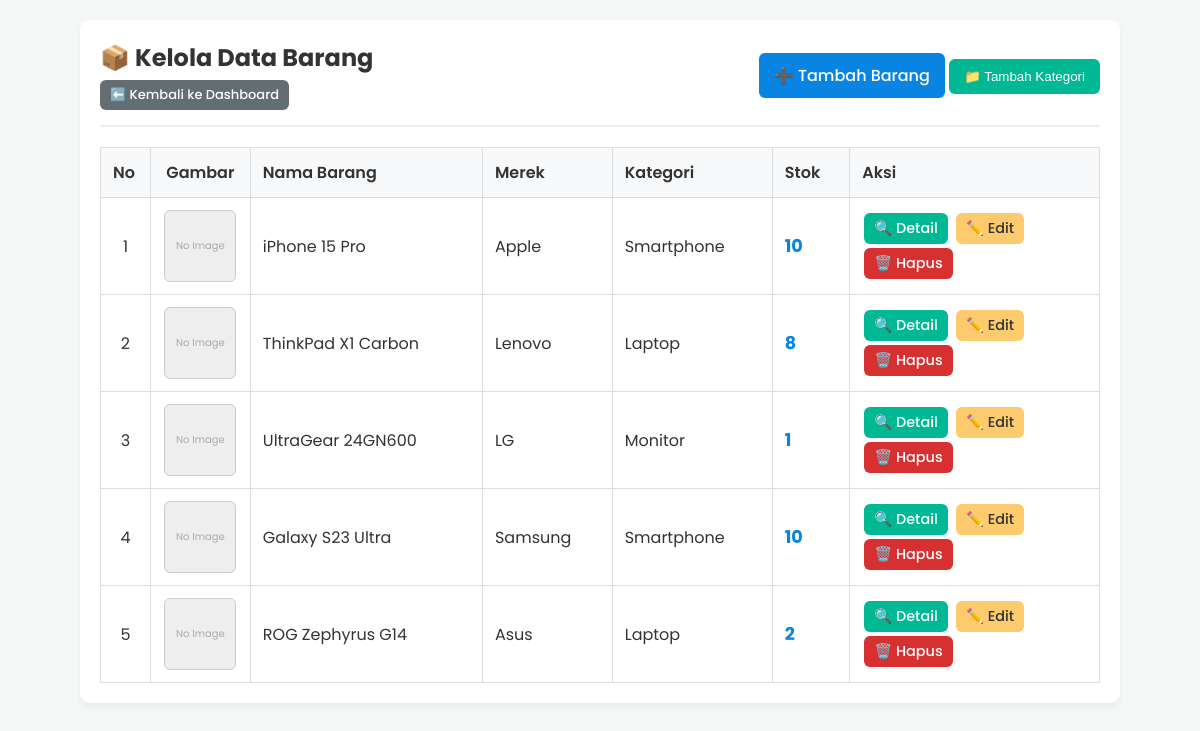
Page /barang.php (signed in) on the committed database.
### tables this page shows
CREATE TABLE `barang` (
  `id_barang` int NOT NULL,
  `nama_barang` varchar(150) NOT NULL,
  `merek` varchar(100) DEFAULT NULL,
  `spesifikasi` text,
  `id_kategori` int NOT NULL,
  `stok` int DEFAULT '0',
  `gambar` varchar(255) DEFAULT NULL
);

CREATE TABLE `kategori` (
  `id_kategori` int NOT NULL,
  `nama_kategori` varchar(100) NOT NULL
);

### barang.php (the view, shortened to what this page needs)
<?php
include 'koneksi.php';
$aksi = isset($_GET['aksi']) ? $_GET['aksi'] : '';
?>
<!DOCTYPE html>
<html lang="id">
<head>
</head>
<body>
<div class="container">
    <?php if ($aksi == 'tambah') { ?>
        <div class="header">
            <h2>➕ Tambah Barang Baru</h2>
            <a href="barang.php" class="btn btn-secondary">🔙 Kembali</a>
        </div>
        <form action="" method="POST" enctype="multipart/form-data">
            <div class="form-group">
                <label>Nama Barang</label>
                <input type="text" name="nama_barang" class="form-control" required>
            </div>
            <div class="form-group">
                <label>Merek</label>
                <input type="text" name="merek" class="form-control" required>
            </div>
            <div class="form-group">
                <label>Kategori</label>
                <select name="id_kategori" class="form-control" required>
                    <option value="">-- Pilih Kategori --</option>
                    <?php
                    $q_kat = mysqli_query($koneksi, "SELECT * FROM kategori");
                    while($k = mysqli_fetch_assoc($q_kat)) {
                        echo "<option value='".$k['id_kategori']."'>".$k['nama_kategori']."</option>";
                    }
                    ?>
                </select>
                <small style="display:block; margin-top:6px; color:#555;">
                    Kategori tidak ada? <a href="barang.php?aksi=tambah_kategori" style="color:#0984e3; font-weight:600;">➕ Tambah Kategori Baru</a>
                </small>
            </div>
            <div class="form-group">
                <label>Spesifikasi</label>
                <textarea name="spesifikasi" class="form-control" rows="4"></textarea>
            </div>
            <div class="form-group">
                <label>Gambar Produk</label>
                <input type="file" name="gambar" class="form-control" accept="image/*">
                <small style="color: #666;"><i>Format: JPG, PNG, GIF. Kosongkan jika tidak ada gambar.</i></small>
            </div>
            <button type="submit" name="simpan_tambah" class="btn btn-primary">💾 Simpan Data</button>
        </form>
    <?php } else { ?>
        <div class="header">
            <div>
                <h2 style="margin: 0 0 5px 0;">📦 Kelola Data Barang</h2>
                <a href="index.php" class="btn btn-secondary" style="font-size: 13px; padding: 5px 10px;">⬅️ Kembali ke Dashboard</a>
            </div>
            <div>
                <a href="barang.php?aksi=tambah" class="btn btn-primary">➕ Tambah Barang</a>
                <button onclick="document.getElementById('formKategori').style.display='block'" class="btn btn-success">📁 Tambah Kategori</button>
            </div>
        </div>
        <table>
            <thead>
                <tr>
                    <th style="width: 5%;">No</th>
                    <th style="width: 10%; text-align: center;">Gambar</th>
                    <th>Nama Barang</th>
                    <th>Merek</th>
                    <th>Kategori</th>
                    <th>Stok</th>
                    <th style="width: 25%;">Aksi</th>
                </tr>
            </thead>
            <tbody>
                <?php
                $query_tampil = "
                    SELECT barang.*, kategori.nama_kategori
                    FROM barang
                    JOIN kategori ON barang.id_kategori = kategori.id_kategori
                    ORDER BY barang.id_barang DESC
                ";
                $result = mysqli_query($koneksi, $query_tampil);
                $no = 1;
                while($row = mysqli_fetch_assoc($result)) {
                ?>
                <tr>
                    <td style="text-align: center;"><?php echo $no++; ?></td>
                    <td style="text-align: center;">
                        <?php if(!empty($row['gambar']) && file_exists('uploads/'.$row['gambar'])) { ?>
                            <img src="uploads/<?php echo $row['gambar']; ?>" class="img-thumbnail">
                        <?php } else { ?>
                            <div style="width: 70px; height: 70px; background: #eee; border-radius: 6px; display: inline-flex; align-items: center; justify-content: center; font-size: 10px; color: #aaa; border: 1px solid #ccc;">No Image</div>
                        <?php } ?>
                    </td>
                    <td><?php echo $row['nama_barang']; ?></td>
                    <td><?php echo $row['merek']; ?></td>
                    <td><?php echo $row['nama_kategori']; ?></td>
                    <td style="font-size: 1.1em; color:#0984e3;"><strong><?php echo $row['stok']; ?></strong></td>
                    <td>
                        <a href="barang.php?aksi=detail&id=<?php echo $row['id_barang']; ?>" class="btn btn-success btn-action">🔍 Detail</a>
                        <a href="barang.php?aksi=edit&id=<?php echo $row['id_barang']; ?>" class="btn btn-warning btn-action">✏️ Edit</a>
                        <a href="barang.php?aksi=hapus&id=<?php echo $row['id_barang']; ?>" onclick="return confirm('Apakah Anda yakin ingin menghapus barang beserta gambarnya?');" class="btn btn-danger btn-action">🗑️ Hapus</a>
                    </td>
                </tr>
                <?php } ?>
            </tbody>
        </table>
    <?php } ?>
</div>
</body>
</html>

### barang.php (style rules this page uses)
body { font-family: 'Poppins', sans-serif; background-color: #f4f7f6; margin: 0; padding: 20px; color: #333; }
.container { max-width: 1000px; margin: 0 auto; background: white; padding: 20px; border-radius: 10px; box-shadow: 0 4px 6px rgba(0,0,0,0.05); }
.header { display: flex; justify-content: space-between; align-items: center; border-bottom: 2px solid #eee; padding-bottom: 15px; margin-bottom: 20px; }
.btn { padding: 10px 15px; text-decoration: none; border-radius: 6px; display: inline-block; font-weight: 500; border: none; cursor: pointer; color: white; transition: 0.3s; }
.btn-primary { background-color: #0984e3; }
.btn-success { background-color: #00b894; }
.btn-warning { background-color: #fdcb6e; color: #2d3436; }
.btn-danger { background-color: #d63031; }
.btn-secondary { background-color: #636e72; }
.btn-action { padding: 5px 10px; font-size: 0.9em; margin: 2px; }
table { width: 100%; border-collapse: collapse; margin-top: 15px; }
th, td { border: 1px solid #ddd; padding: 12px; text-align: left; vertical-align: middle; }
th { background-color: #f8f9fa; font-weight: 600; }

### rows in the picture
barang: shows "No Image", nama_barang "iPhone 15 Pro", merek "Apple", id_kategori.nama_kategori "Smartphone", stok "10"
barang: shows "No Image", nama_barang "ThinkPad X1 Carbon", merek "Lenovo", id_kategori.nama_kategori "Laptop", stok "8"
barang: shows "No Image", nama_barang "UltraGear 24GN600", merek "LG", id_kategori.nama_kategori "Monitor", stok "1"
barang: shows "No Image", nama_barang "Galaxy S23 Ultra", merek "Samsung", id_kategori.nama_kategori "Smartphone", stok "10"
barang: shows "No Image", nama_barang "ROG Zephyrus G14", merek "Asus", id_kategori.nama_kategori "Laptop", stok "2"
